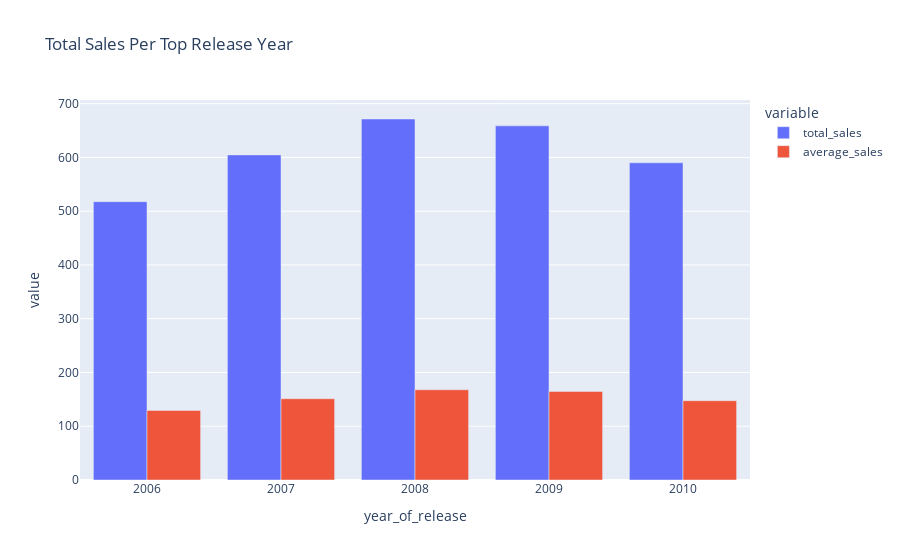

Notebook code for this chart:
### Code cell
# top 5 grossing years
px.bar(top_five_years, x='year_of_release', y=['total_sales', 'average_sales'], barmode='group', title='Total Sales Per Top Release Year')

### Figure 1 — Plotly figure (JSON) as saved in the notebook; plotly's stock layout.template omitted (floating-point values rounded to 4 significant figures)
{"data": [{"alignmentgroup": "True", "hovertemplate": "variable=total_sales<br>year_of_release=%{x}<br>value=%{y}<extra></extra>", "legendgroup": "total_sales", "marker": {"color": "#636efa", "pattern": {"shape": ""}}, "name": "total_sales", "offsetgroup": "total_sales", "orientation": "v", "showlegend": true, "textposition": "auto", "type": "bar", "x": [2008, 2009, 2007, 2010, 2006], "xaxis": "x", "y": [671.5, 658.8, 604.8, 590.1, 517.7], "yaxis": "y"}, {"alignmentgroup": "True", "hovertemplate": "variable=average_sales<br>year_of_release=%{x}<br>value=%{y}<extra></extra>", "legendgroup": "average_sales", "marker": {"color": "#EF553B", "pattern": {"shape": ""}}, "name": "average_sales", "offsetgroup": "average_sales", "orientation": "v", "showlegend": true, "textposition": "auto", "type": "bar", "x": [2008, 2009, 2007, 2010, 2006], "xaxis": "x", "y": [167.9, 164.7, 151.2, 147.5, 129.4], "yaxis": "y"}], "layout": {"barmode": "group", "legend": {"title": {"text": "variable"}, "tracegroupgap": 0}, "title": {"text": "Total Sales Per Top Release Year"}, "xaxis": {"anchor": "y", "domain": [0, 1], "title": {"text": "year_of_release"}}, "yaxis": {"anchor": "x", "domain": [0, 1], "title": {"text": "value"}}}}
